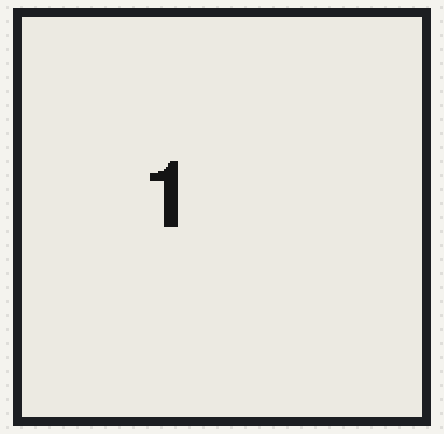
Bench run of a sketch on a simulated Arduino Uno, built for the host (arithmetic inside an expression is 32-bit, double 64-bit). On the bench: 200×200 one-colour display.

Above: at 0.6 s.
At 11.6 s:
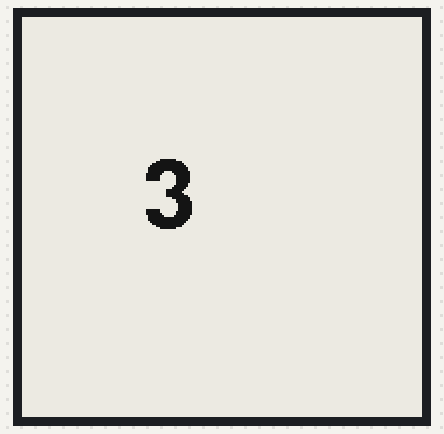
At 28.1 s:
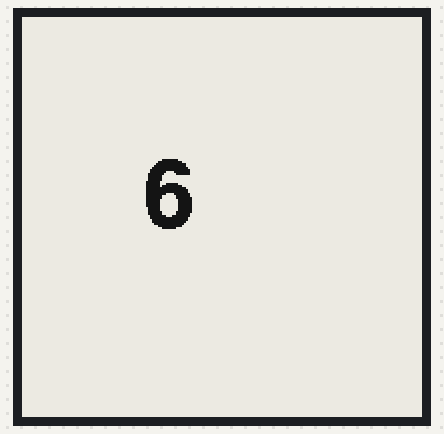
At 61.1 s:
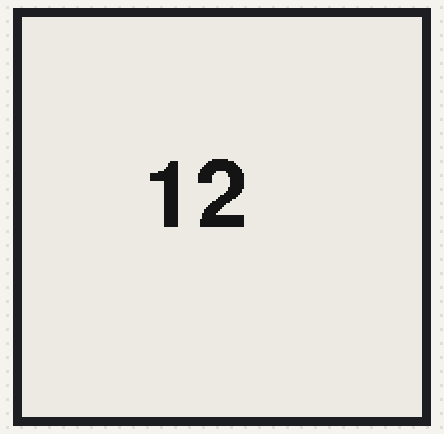
At 94.1 s:
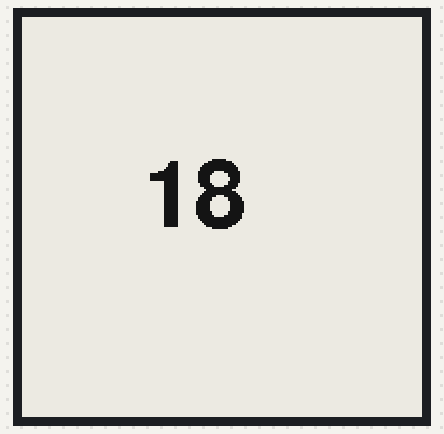
At 127.1 s:
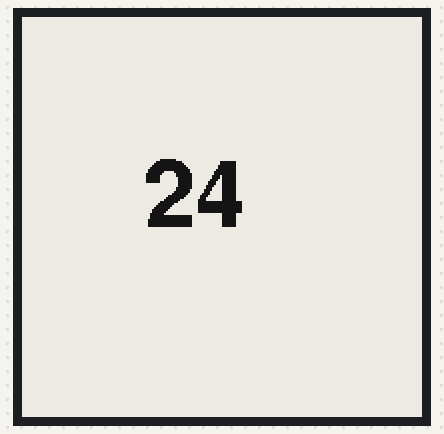

The sketch:

ePaper_1.ino
```cpp
#include <GxEPD.h>
#include <GxGDEP015OC1/GxGDEP015OC1.cpp> //1,5" 152x152
#include <GxIO/GxIO_SPI/GxIO_SPI.cpp>
#include <GxIO/GxIO.cpp>

#include <Fonts/FreeSansBold24pt7b.h>

GxIO_Class io(SPI, SS, 22, 21);
GxEPD_Class display(io, 16, 4);

int counter = 0;

void setup() {

  display.init();


}

void loop() {

  counter++;
  showPartialUpdate(counter);
  delay(5000);

}

void showPartialUpdate(int ct){
  String ctStr = String(ct);
  const char* name = "FreeSansBold24pt7b";
  const GFXfont* f = &FreeSansBold24pt7b;

  uint16_t box_x = 60;
  uint16_t box_y = 50;
  uint16_t box_w = 90;
  uint16_t box_h = 100;
  uint16_t cursor_y = box_y + 16;

  display.setRotation(45);
  display.setFont(f);
  display.setTextColor(GxEPD_BLACK);

  display.fillRect(box_x, box_y, box_w, box_h, GxEPD_WHITE);
  display.setCursor(box_x, cursor_y+38);
  display.print(ctStr);
  display.updateWindow(box_x, box_y, box_w, box_h, true);
}
```

Measured:
- what the display in image 1 shows lasts 5.5 s, from 11.6 s to 17.1 s
